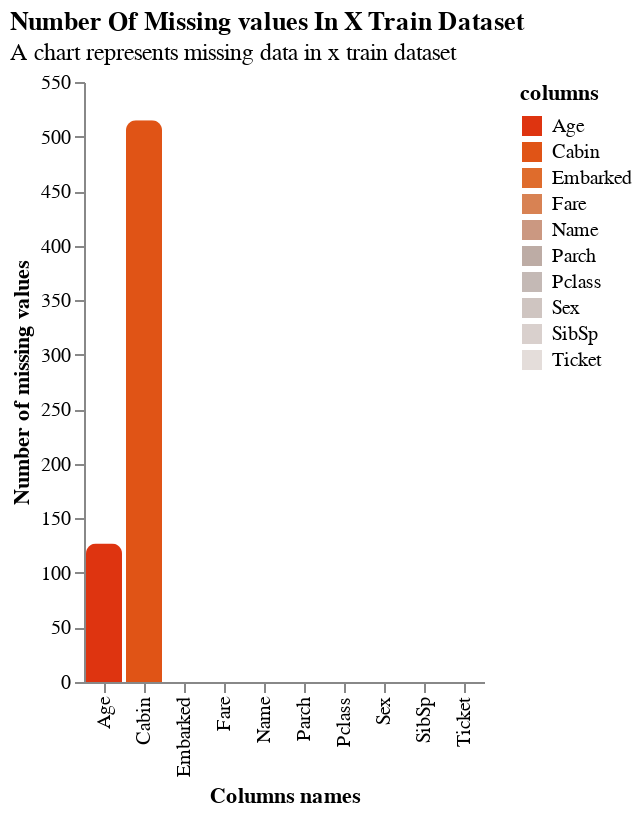

The notebook cell this image was saved under:
### Code cell
plot_nan(
    train_x,
    name='x train dataset',
    only_nan=False
)

### Figure 1 — Vega-Lite specification as saved in the notebook (floating-point values rounded to 4 significant figures)
{"$schema": "https://vega.github.io/schema/vega-lite/v5.20.1.json", "config": {"axis": {"grid": false}, "view": {"continuousHeight": 300, "continuousWidth": 300, "stroke": null}}, "data": {"name": "data-7de7b200d9738d1e6d590788a97dbc9c"}, "datasets": {"data-7de7b200d9738d1e6d590788a97dbc9c": [{"columns": "Pclass", "percent_nan": 0, "total_nan": 0}, {"columns": "Name", "percent_nan": 0, "total_nan": 0}, {"columns": "Sex", "percent_nan": 0, "total_nan": 0}, {"columns": "Age", "percent_nan": 19, "total_nan": 127}, {"columns": "SibSp", "percent_nan": 0, "total_nan": 0}, {"columns": "Parch", "percent_nan": 0, "total_nan": 0}, {"columns": "Ticket", "percent_nan": 0, "total_nan": 0}, {"columns": "Fare", "percent_nan": 0, "total_nan": 0}, {"columns": "Cabin", "percent_nan": 77, "total_nan": 515}, {"columns": "Embarked", "percent_nan": 0, "total_nan": 0}]}, "encoding": {"color": {"field": "columns", "legend": {"orient": "right"}, "scale": {"reverse": true, "scheme": "lightgreyred"}, "type": "nominal"}, "text": {"field": "columns", "type": "nominal"}, "tooltip": [{"field": "columns", "type": "nominal"}, {"field": "total_nan", "type": "quantitative"}, {"field": "percent_nan", "type": "quantitative"}], "x": {"field": "columns", "title": "Columns names", "type": "nominal"}, "y": {"field": "total_nan", "title": "Number of missing values", "type": "quantitative"}}, "mark": {"cornerRadiusTopLeft": 5, "cornerRadiusTopRight": 5, "type": "bar"}, "title": {"anchor": "start", "subtitle": "A chart represents missing data in x train dataset", "text": "Number Of Missing values In X Train Dataset"}}
